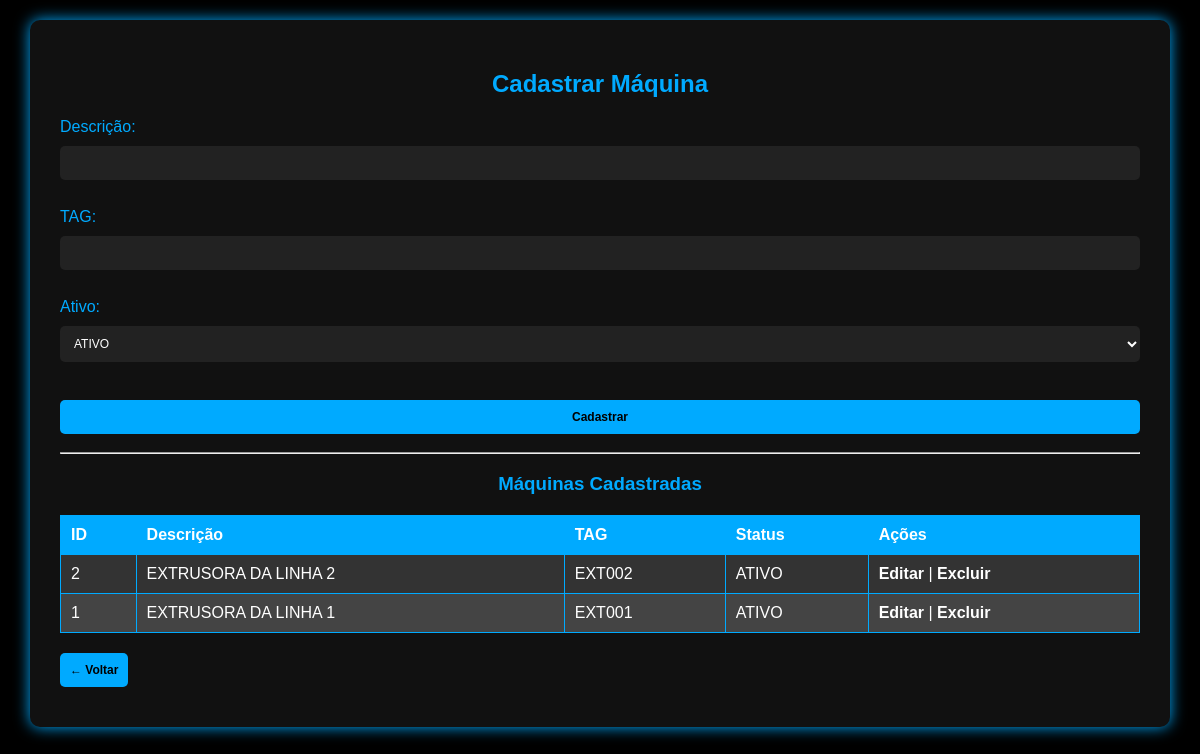
The page /pages/maquinas.php on the database its author committed.
### tables this page shows
CREATE TABLE `tab_maq` (
  `MAQ_ID` int NOT NULL AUTO_INCREMENT,
  `MAQ_DESC` varchar(100) NOT NULL,
  `MAQ_TAG` varchar(100) NOT NULL,
  `MAQ_ATIVO` varchar(100) NOT NULL,
  PRIMARY KEY (`MAQ_ID`)
);

### pages/maquinas.php (the view, shortened to what this page needs)
<?php
include('../php/conexao.php');
$maqEdit = null;
?>
<!DOCTYPE html>
<html lang="pt-br">
<head>
    <link rel="stylesheet" href="../css/style.css">
</head>
<body>
    <div class="container">
        <h2><?php echo $maqEdit ? 'Editar Máquina' : 'Cadastrar Máquina'; ?></h2>
        <form method="POST">
            <label>Descrição:</label>
            <input type="text" name="MAQ_DESC" value="<?php echo $maqEdit['MAQ_DESC'] ?? ''; ?>" required><br>
            <label>TAG:</label>
            <input type="text" name="MAQ_TAG" value="<?php echo $maqEdit['MAQ_TAG'] ?? ''; ?>" required><br>
            <label>Ativo:</label>
            <select name="MAQ_ATIVO">
                <option value="ATIVO" <?php if ($maqEdit && $maqEdit['MAQ_ATIVO'] == 'ATIVO') echo 'selected'; ?>>ATIVO</option>
            </select><br>
            <button type="submit"><?php echo $maqEdit ? 'Atualizar' : 'Cadastrar'; ?></button>
        </form>
        <hr>
        <h3>Máquinas Cadastradas</h3>
        <table border="1">
            <tr>
                <th>ID</th>
                <th>Descrição</th>
                <th>TAG</th>
                <th>Status</th>
                <th>Ações</th>
            </tr>
            <?php
            $result = $conn->query("SELECT * FROM TAB_MAQ ORDER BY MAQ_ID DESC");
            while ($row = $result->fetch_assoc()) {
                echo "<tr>
                    <td>{$row['MAQ_ID']}</td>
                    <td>{$row['MAQ_DESC']}</td>
                    <td>{$row['MAQ_TAG']}</td>
                    <td>{$row['MAQ_ATIVO']}</td>
                    <td>
                        <a class='botao-branco' href='maquinas.php?editar={$row['MAQ_ID']}'>Editar</a> |
                        <a class='botao-branco' href='maquinas.php?excluir={$row['MAQ_ID']}' onclick=\"return confirm('Deseja realmente excluir esta máquina?');\">Excluir</a>
                    </td>
                </tr>";
            }
            ?>
        </table>
        <a href="lobby.php">
            <button type="button" style="margin-top: 20px;">← Voltar</button>
        </a>
    </div>
</body>
</html>

### css/style.css (style rules this page uses)
body { font-family: 'Arial', sans-serif; background-color: #000; color: #00aaff; margin: 0; padding: 0; }
.container, .login-container { width: 90%; max-width: 100%; margin: 20px auto; background: #111; padding: 30px; border-radius: 10px; box-shadow: 0 0 15px #00aaff; }
h2, h3 { text-align: center; color: #00aaff; }
form { display: flex; flex-direction: column; }
input, button, select { margin: 10px 0; padding: 10px; border: none; font-size: 12px; border-radius: 5px; }
input, select { background: #222; font-size: 12px; color: #fff; }
button { background: #00aaff; color: #000; font-weight: bold; cursor: pointer; }
table { width: 100%; margin-top: 20px; border-collapse: collapse; background-color: #222; }
th, td { padding: 10px; text-align: left; border: 1px solid #00aaff; }
th { background-color: #00aaff; color: #fff; }
td { color: #fff; }
tbody tr:nth-child(even) { background-color: #333; }
tbody tr:nth-child(odd) { background-color: #444; }

### pages/maquinas.php (style rules this page uses)
a.botao-branco { color: white; text-decoration: none; font-weight: bold; }

### rows shown on the page
tab_maq: MAQ_ID "2", MAQ_DESC "EXTRUSORA DA LINHA 2", MAQ_TAG "EXT002", MAQ_ATIVO "ATIVO"
tab_maq: MAQ_ID "1", MAQ_DESC "EXTRUSORA DA LINHA 1", MAQ_TAG "EXT001", MAQ_ATIVO "ATIVO"
